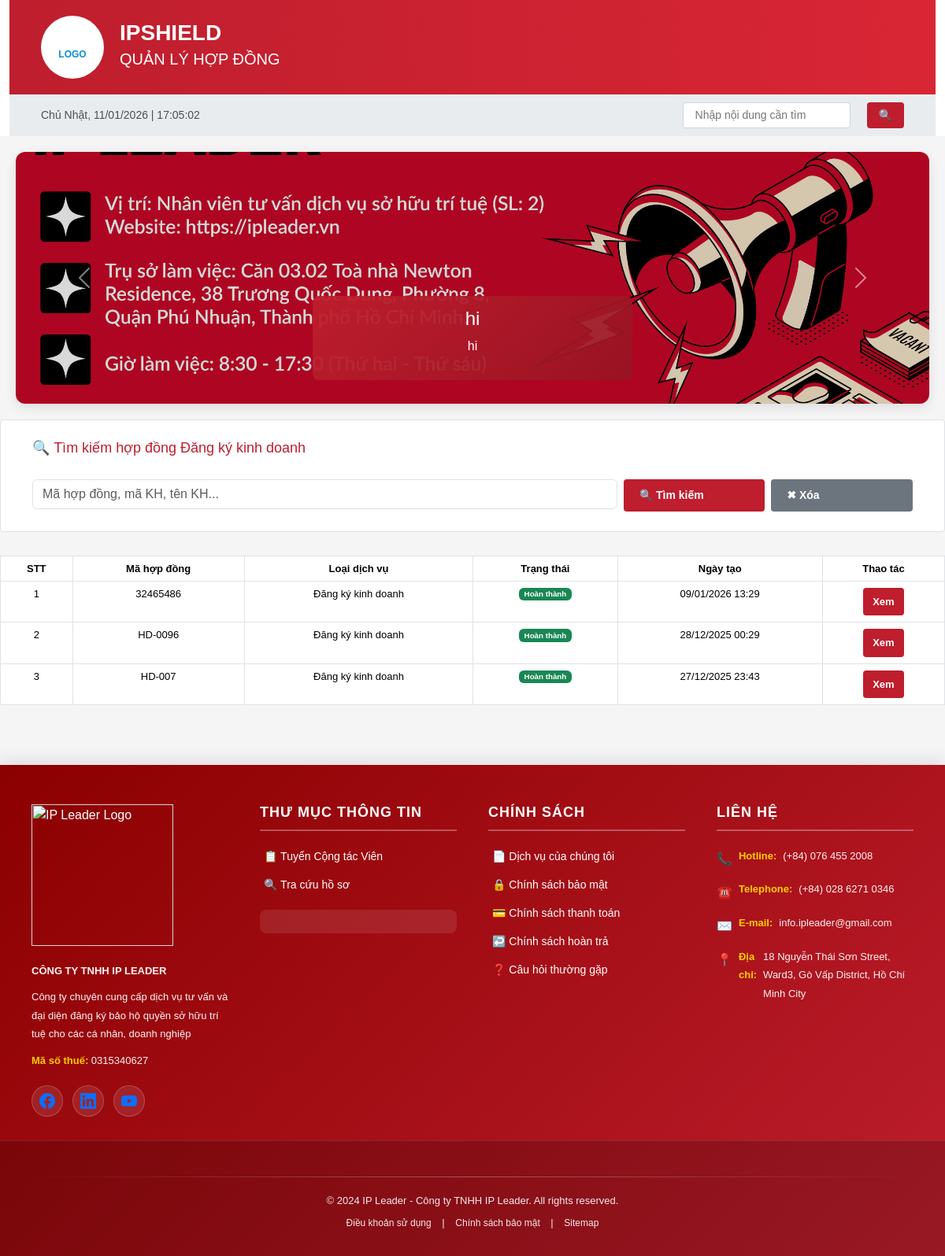
/hop-dong/dang-ky-kinh-doanh/, run on the app's committed database.
### ipshieldapp/models.py (models this page shows, shortened)
class Slider(models.Model):
    title = models.CharField(max_length=255)
    description = models.CharField(max_length=255, blank=True)
    image = models.ImageField(upload_to='sliders/')
    is_active = models.BooleanField(default=True)

class Contract(models.Model):
    SERVICE_TYPE_CHOICES = (
        ('nhanhieu', 'Đăng ký nhãn hiệu'),
        ('banquyen', 'Bản quyền tác giả'),
        ('dkkd', 'Đăng ký kinh doanh'),
        ('dautu', 'Đăng ký đầu tư'),
        ('khac', 'Dịch vụ khác'),
    )
    CONTRACT_STATUS_CHOICES = (
        ('pending', 'Đang chờ xử lý'),
        ('processing', 'Đang xử lý'),
        ('completed', 'Hoàn thành'),
        ('paused', 'Ngưng'),
    )
    PAYMENT_TYPE_CHOICES = (
        ('full', 'Trả dứt điểm'),
        ('installment', 'Trả nhiều đợt'),
    )
    customer = models.ForeignKey(
        Customer,
        on_delete=models.CASCADE,
        related_name='contracts'
    )
    service_type = models.CharField(
        max_length=50,
        choices=SERVICE_TYPE_CHOICES
    )
    contract_no = models.CharField(max_length=50, unique=True)
    contract_value = models.DecimalField(
        max_digits=15,
        decimal_places=0,
        verbose_name='Giá trị hợp đồng'
    )
    payment_type = models.CharField(
        max_length=20,
        choices=PAYMENT_TYPE_CHOICES,
        verbose_name='Hình thức thanh toán'
    )
    prepaid_amount = models.DecimalField(
        max_digits=15,
        decimal_places=0,
        default=0,
        verbose_name='Số tiền trả trước'
    )
    payment_date = models.DateField(
        blank=True,
        null=True,
        verbose_name='Ngày thanh toán'
    )
    status = models.CharField(
        max_length=20,
        choices=CONTRACT_STATUS_CHOICES,
        default='pending'
    )
    created_at = models.DateTimeField(auto_now_add=True)
    updated_at = models.DateTimeField(default=timezone.now)
    class Meta:
        verbose_name = 'Hợp đồng'
        verbose_name_plural = 'Hợp đồng'
        indexes = [
            models.Index(fields=['contract_no']),
            models.Index(fields=['customer', 'status']),
            models.Index(fields=['created_at']),
        ]

### ipshieldapp/views.py (the view, shortened to what this page needs)
# urls.py: path('hop-dong/dang-ky-kinh-doanh/', views.contract_business_search, name='contract_business_search'),
def contract_business_search(request):
    q = request.GET.get('q', '').strip()
    contracts = Contract.objects.filter(service_type='dkkd')
    contracts = contracts.order_by('-created_at')
    return render(request, 'contract_business_search.html', {
        'contracts': contracts,
        'q': q
    })

### ipshieldapp/context_processors.py (called while the page is built)
def global_sliders(request):
    return {
        'sliders': Slider.objects.filter(is_active=True)
    }

### templates/contract_business_search.html (shortened to what this page needs)
{% extends 'base.html' %}
{% load static %}
{% block body_block %}
<form method="get">
    <div class="search-section">
        <h3>🔍 Tìm kiếm hợp đồng Đăng ký kinh doanh</h3>
        <div class="row g-2 mt-2">
            <div class="col-12 col-md-6 col-lg-8">
                <input type="text"
                       name="q"
                       value="{{ q }}"
                       class="form-control"
                       placeholder="Mã hợp đồng, mã KH, tên KH...">
            </div>
            <div class="col-6 col-md-3 col-lg-2">
                <button type="submit" class="btn btn-primary w-100">
                    🔍 Tìm kiếm
                </button>
            </div>
            <div class="col-6 col-md-3 col-lg-2">
                <a href="{% url 'contract_business_search' %}"
                   class="btn btn-secondary w-100">
                    ✖ Xóa
                </a>
            </div>
        </div>
    </div>
</form>
{% if contracts %}
<div class="contracts-card mt-4">
    <div class="table-responsive">
        <table class="table table-bordered table-hover">
            <thead>
                <tr>
                    <th>STT</th>
                    <th>Mã hợp đồng</th>
                    <th>Loại dịch vụ</th>
                    <th>Trạng thái</th>
                    <th>Ngày tạo</th>
                    <th>Thao tác</th>
                </tr>
            </thead>
            <tbody>
                {% for contract in contracts %}
                <tr>
                    <td>{{ forloop.counter }}</td>
                    <td>{{ contract.contract_no }}</td>
                    <td>{{ contract.get_service_type_display }}</td>
                    <td>
                        {% if contract.status == 'completed' %}
                            <span class="badge bg-success">
                                {{ contract.get_status_display }}
                            </span>
                        {% elif contract.status == 'processing' %}
                            <span class="badge bg-warning text-dark">
                                {{ contract.get_status_display }}
                            </span>
                        {% else %}
                            <span class="badge bg-secondary">
                                {{ contract.get_status_display }}
                            </span>
                        {% endif %}
                    </td>
                    <td>{{ contract.created_at|date:"d/m/Y H:i" }}</td>
                    <td>
                        <a href="{% url 'contract_detail' id=contract.id %}"
                           class="btn btn-sm btn-info">
                            Xem
                        </a>
                    </td>
                </tr>
                {% endfor %}
            </tbody>
        </table>
    </div>
</div>
{% else %}
<div class="text-center mt-4">
    <p>Không tìm thấy hợp đồng đăng ký kinh doanh.</p>
</div>
{% endif %}
{% endblock %}

### templates/base.html (shortened to what this page needs)
{% load static %}
<head>
    <link href="https://cdn.jsdelivr.net/npm/bootstrap@5.3.8/dist/css/bootstrap.min.css" rel="stylesheet">
    <link href="{% static 'css/base.css' %}" rel="stylesheet">
</head>
    <div class="container">
        <div class="header">
            <div class="header-logo">
                <br>LOGO
            </div>
            <div class="header-title">
                <h1>IPSHIELD</h1>
                <h2>QUẢN LÝ HỢP ĐỒNG</h2>
            </div>
        </div>
                <div class="top-bar">
           <div id="realtime-clock"></div>
            <div class="language-selector d-flex align-items-center gap-3">
                 <input type="text" placeholder="Nhập nội dung cần tìm"
                    style="margin-left: 20px; padding: 5px 15px; border: 1px solid #ced4da; border-radius: 4px;">
                <button class="btn btn-primary" style="padding: 6px 15px; margin-left: 5px;">🔍</button>
            </div>
            </div>
        </div>
<div class="carousel-section" style="margin:20px; box-shadow:0 4px 15px rgba(0,0,0,0.1); border-radius:12px; overflow:hidden;">
    <div id="mainCarousel" class="carousel slide" data-bs-ride="carousel" data-bs-interval="3500">
        <div class="carousel-inner">
            {% for slider in sliders %}
            <div class="carousel-item {% if forloop.first %}active{% endif %}">
                <img src="{{ slider.image.url }}"
                     class="d-block w-100"
                     alt="{{ slider.title }}"
                     style="height:320px; object-fit:cover; filter:brightness(0.85);">
                <div class="carousel-caption d-none d-md-block"
                     style="background:linear-gradient(135deg, rgba(190,30,45,.95), rgba(150,20,35,.9));
                            padding:15px 30px;
                            border-radius:8px;
                            bottom:30px;
                            left:50%;
                            transform:translateX(-50%);
                            max-width:80%;">
                    <h4>{{ slider.title }}</h4>
                    <p>{{ slider.description }}</p>
                </div>
            </div>
            {% endfor %}
        </div>
        <button class="carousel-control-prev" type="button" data-bs-target="#mainCarousel" data-bs-slide="prev">
            <span class="carousel-control-prev-icon"></span>
        </button>
        <button class="carousel-control-next" type="button" data-bs-target="#mainCarousel" data-bs-slide="next">
            <span class="carousel-control-next-icon"></span>
        </button>
    </div>
</div>
 {% block body_block %}
              {% endblock %}
    <footer class="site-footer">
        <div class="footer-content">
            <div class="footer-section">
                <div class="footer-logo">
                    <img src="https://ipleader.vn/wp-content/uploads/2021/01/IPLEADER-LOGO-WHITE-01.png" alt="IP Leader Logo" width="180px">
                </div>
                <p class="company-name">CÔNG TY TNHH IP LEADER</p>
                <p class="company-desc">Công ty chuyên cung cấp dịch vụ tư vấn và đại diện đăng ký bảo hộ quyền sở hữu trí tuệ cho các cá nhân, doanh nghiệp</p>
                <p><strong>Mã số thuế:</strong> 0315340627</p>
                <div class="social-icons">
                    <a href="#" class="social-icon facebook" title="Facebook">
                    </a>
                    <a href="#" class="social-icon linkedin" title="LinkedIn">
                    </a>
                    <a href="#" class="social-icon youtube" title="YouTube">
                    </a>
                </div>
            </div>
            <div class="footer-section">
                <h5>Thư mục thông tin</h5>
                <ul>
                    <li><a href="#">📋 Tuyển Cộng tác Viên</a></li>
                    <li><a href="#">🔍 Tra cứu hồ sơ</a></li>
                </ul>
                <div class="certification-badge">
                </div>
            </div>
            <div class="footer-section">
                <h5>Chính sách</h5>
                <ul>
                    <li><a href="#">📄 Dịch vụ của chúng tôi</a></li>
                    <li><a href="#">🔒 Chính sách bảo mật</a></li>
                    <li><a href="#">💳 Chính sách thanh toán</a></li>
                    <li><a href="#">↩️ Chính sách hoàn trả</a></li>
                    <li><a href="#">❓ Câu hỏi thường gặp</a></li>
                </ul>
            </div>
            <div class="footer-section">
                <h5>Liên hệ</h5>
                <div class="contact-info">
                    <p><span class="contact-icon">📞</span> <strong>Hotline:</strong> (+84) 076 455 2008</p>
                    <p><span class="contact-icon">☎️</span> <strong>Telephone:</strong>(+84) 028 6271 0346</p>
                    <p><span class="contact-icon">✉️</span> <strong>E-mail:</strong> info.ipleader@gmail.com</p>
                    <p><span class="contact-icon">📍</span> <strong>Địa chỉ:</strong>18 Nguyễn Thái Sơn Street, Ward3, Gò Vấp District, Hồ Chí Minh City</p>
                </div>
            </div>
        </div>
        <div class="footer-bottom">
            <div class="footer-divider"></div>
            <p>© 2024 IP Leader - Công ty TNHH IP Leader. All rights reserved.</p>
            <p class="footer-links">
                <a href="#">Điều khoản sử dụng</a> |
                <a href="#">Chính sách bảo mật</a> |
                <a href="#">Sitemap</a>
            </p>
        </div>
    </footer>

### templates/contract_business_search.html (style rules this page uses)
.table-responsive { max-height: 420px; overflow-y: auto; }

### data on the page
Slider: image (picture), title "hi", description "hi"
Contract: contract_no "32465486", service_type "Đăng ký kinh doanh", status "Hoàn thành", created_at "09/01/2026 13:29"
Contract: contract_no "HD-0096", service_type "Đăng ký kinh doanh", status "Hoàn thành", created_at "28/12/2025 00:29"
Contract: contract_no "HD-007", service_type "Đăng ký kinh doanh", status "Hoàn thành", created_at "27/12/2025 23:43"
